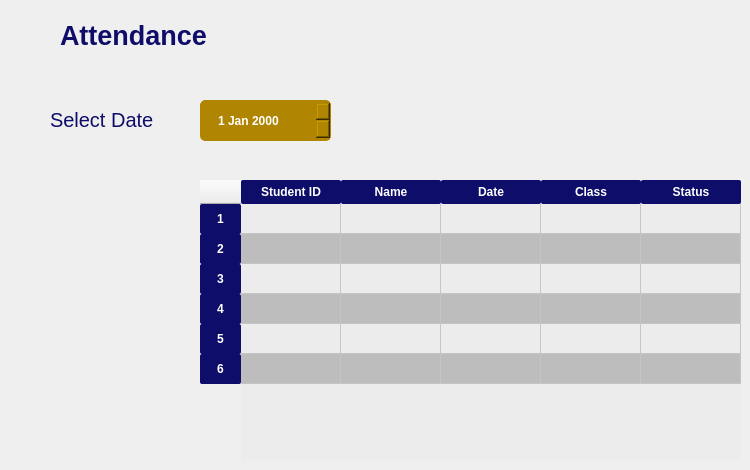
          <widget class="QWidget" name="page_4">
           <widget class="QLabel" name="label_26">
            <property name="geometry">
             <rect>
              <x>20</x>
              <y>20</y>
              <width>31</width>
              <height>31</height>
             </rect>
            </property>
            <property name="text">
             <string/>
            </property>
            <property name="pixmap">
             <pixmap resource="resources.qrc">:/Icons/calendar (1).png</pixmap>
            </property>
            <property name="scaledContents">
             <bool>true</bool>
            </property>
           </widget>
           <widget class="QLabel" name="label_27">
            <property name="geometry">
             <rect>
              <x>60</x>
              <y>10</y>
              <width>161</width>
              <height>51</height>
             </rect>
            </property>
            <property name="font">
             <font>
              <pointsize>20</pointsize>
              <weight>75</weight>
              <bold>true</bold>
             </font>
            </property>
            <property name="styleSheet">
             <string notr="true">color: rgb(14, 13, 106);</string>
            </property>
            <property name="text">
             <string>Attendance</string>
            </property>
           </widget>
           <widget class="QTableWidget" name="studentInfo_table_2">
            <property name="geometry">
             <rect>
              <x>200</x>
              <y>180</y>
              <width>541</width>
              <height>281</height>
             </rect>
            </property>
            <property name="sizePolicy">
             <sizepolicy hsizetype="Expanding" vsizetype="Expanding">
              <horstretch>0</horstretch>
              <verstretch>0</verstretch>
             </sizepolicy>
            </property>
            <property name="styleSheet">
             <string notr="true">QHeaderView::section{
	font-weight: bold;
	background-color: #0e0d6a;
	color: white;
	border: none;
	border-radius:2px;
	text-align: center;
	padding: 3px 15px
}

QTableWidget{
	alternate-background-color: #bdbdbd;
	border: none;
	background-color: #ececec;
	border-radius:2px;
	color: #0e0d6a;
	
/*width: 821 px;
height: 661 px;*/
}</string>
            </property>
            <property name="verticalScrollBarPolicy">
             <enum>Qt::ScrollBarAsNeeded</enum>
            </property>
            <property name="sizeAdjustPolicy">
             <enum>QAbstractScrollArea::AdjustIgnored</enum>
            </property>
            <property name="alternatingRowColors">
             <bool>true</bool>
            </property>
            <attribute name="horizontalHeaderDefaultSectionSize">
             <number>100</number>
            </attribute>
            <row>
             <property name="text">
              <string>1</string>
             </property>
             <property name="textAlignment">
              <set>AlignCenter</set>
             </property>
            </row>
            <row>
             <property name="text">
              <string>2</string>
             </property>
             <property name="textAlignment">
              <set>AlignCenter</set>
             </property>
            </row>
            <row>
             <property name="text">
              <string>3</string>
             </property>
             <property name="textAlignment">
              <set>AlignCenter</set>
             </property>
            </row>
            <row>
             <property name="text">
              <string>4</string>
             </property>
             <property name="textAlignment">
              <set>AlignCenter</set>
             </property>
            </row>
            <row>
             <property name="text">
              <string>5</string>
             </property>
             <property name="textAlignment">
              <set>AlignCenter</set>
             </property>
            </row>
            <row>
             <property name="text">
              <string>6</string>
             </property>
             <property name="textAlignment">
              <set>AlignCenter</set>
             </property>
            </row>
            <column>
             <property name="text">
              <string>Student ID</string>
             </property>
            </column>
            <column>
             <property name="text">
              <string>Name</string>
             </property>
             <property name="font">
              <font>
               <family>MS Shell Dlg 2</family>
              </font>
             </property>
            </column>
            <column>
             <property name="text">
              <string>Date</string>
             </property>
            </column>
            <column>
             <property name="text">
              <string>Class</string>
             </property>
            </column>
            <column>
             <property name="text">
              <string>Status</string>
             </property>
            </column>
           </widget>
           <widget class="QDateEdit" name="dateEdit">
            <property name="geometry">
             <rect>
              <x>200</x>
              <y>100</y>
              <width>131</width>
              <height>41</height>
             </rect>
            </property>
            <property name="styleSheet">
             <string notr="true">QDateEdit{
	border: 1px solid #af8501;
	border-radius: 5px;
	padding: 1px 18px 1px 3px;
	background-color: #af8501;
	color: #ffffff; 
	height: 30px;
	padding-left: 15px;
	font-weight: bold;
	font-size: 12px;
	/*selection-background-color: #0192ef;*/
}</string>
            </property>
           </widget>
           <widget class="QLabel" name="label_11">
            <property name="geometry">
             <rect>
              <x>50</x>
              <y>110</y>
              <width>121</width>
              <height>20</height>
             </rect>
            </property>
            <property name="font">
             <font>
              <pointsize>15</pointsize>
             </font>
            </property>
            <property name="styleSheet">
             <string notr="true">color: rgb(14, 13, 106);</string>
            </property>
            <property name="text">
             <string>Select Date</string>
            </property>
           </widget>
          </widget>
